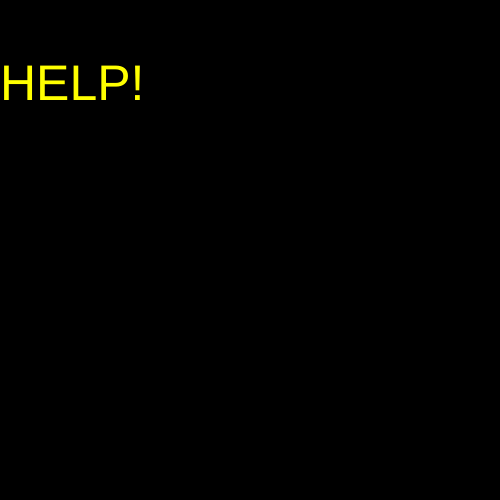
Frame 1 (no input)
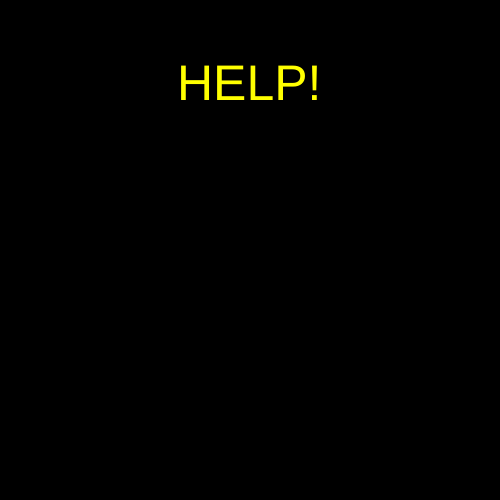
Frame 60 (no input)
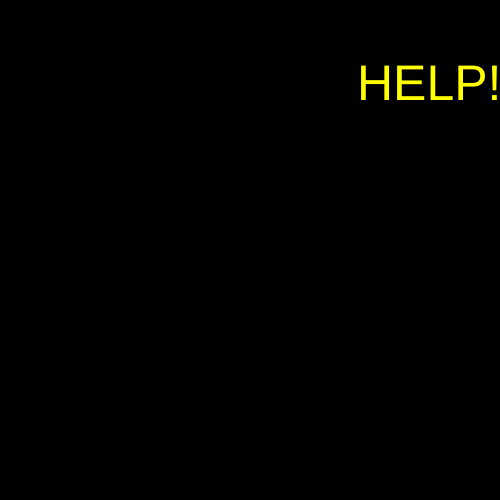
Frame 120 (the mouse pressed at the canvas centre since frame 60)

The p5.js sketch that drew these frames (run headless with seeded random() and noise() and a simulated clock; from frame 60 on, the mouse is pressed at the canvas centre):

// p5.js sketch
// ── sketch.js
let x = 0 ;


function setup() {
  createCanvas(500, 500);
}

function draw() {
  background('black') ;
//rect(x, 100, 100, 100) ;
fill('yellow') ;
  textSize(50) ;
  text('HELP!', x, 100) ;
  x = x + 3 ;
  if (x > width) {
    x = 0 ;
  }

}
